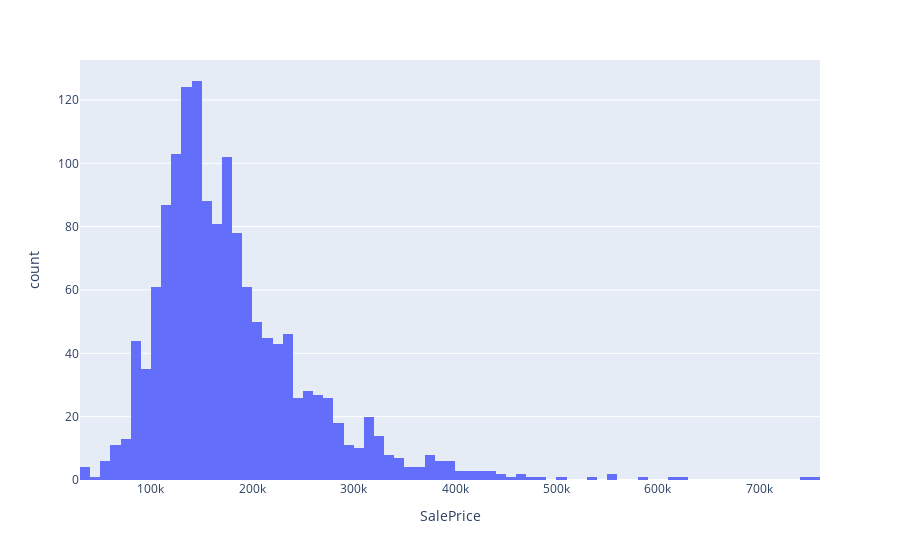

This figure's notebook cell:
### Code cell
# distribuição dos valores das casas

fig = px.histogram(df, x="SalePrice")
fig.show()

### Figure 1 — Plotly figure (JSON) as saved in the notebook; plotly's stock layout.template omitted (floating-point values rounded to 4 significant figures; data arrays with more than 128 entries replaced by an {"elided": "..."} marker saying what was removed)
{"data": [{"alignmentgroup": "True", "bingroup": "x", "hovertemplate": "SalePrice=%{x}<br>count=%{y}<extra></extra>", "legendgroup": "", "marker": {"color": "#636efa", "pattern": {"shape": ""}}, "name": "", "offsetgroup": "", "orientation": "v", "showlegend": false, "type": "histogram", "x": {"elided": "1460 int values"}, "xaxis": "x", "yaxis": "y"}], "layout": {"barmode": "relative", "legend": {"tracegroupgap": 0}, "margin": {"t": 60}, "xaxis": {"anchor": "y", "domain": [0, 1], "title": {"text": "SalePrice"}}, "yaxis": {"anchor": "x", "domain": [0, 1], "title": {"text": "count"}}}}
